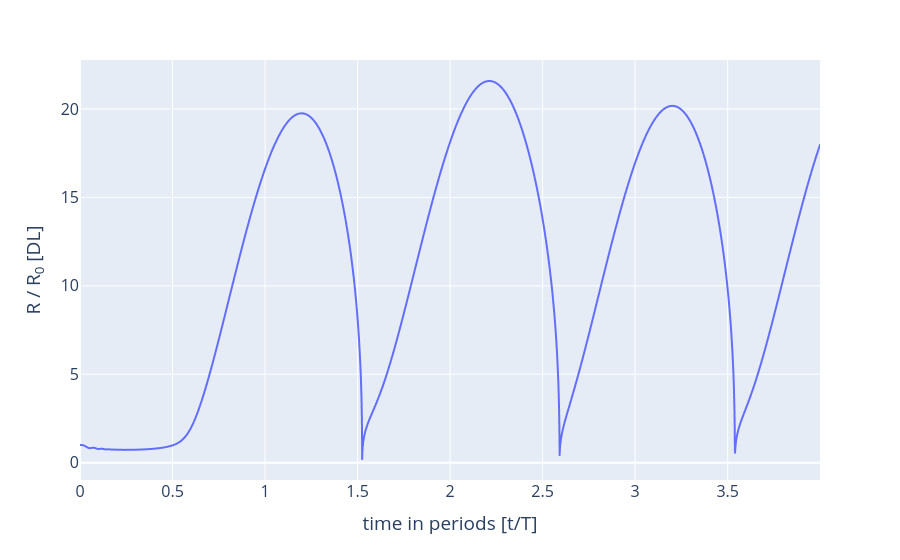

The notebook cell this image was saved under:
### Markdown cell above
Visualise the results:

### Code cell
fig = px.line(x=BD_obj.time / period, y=BD_obj.R)
fig.update_layout(
    xaxis=dict(title="time in periods [t/T]"),
    yaxis=dict(title="R / R<sub>0</sub> [DL]"), font_size=16, #r"$\text{Relative radius } [R/R_0]$"), font_size = 16,
)
fig.show()

### Figure 1 — Plotly figure (JSON) as saved in the notebook; plotly's stock layout.template omitted (floating-point values rounded to 4 significant figures; data arrays with more than 128 entries replaced by an {"elided": "..."} marker saying what was removed)
{"data": [{"hovertemplate": "x=%{x}<br>y=%{y}<extra></extra>", "legendgroup": "", "line": {"color": "#636efa", "dash": "solid"}, "marker": {"symbol": "circle"}, "mode": "lines", "name": "", "showlegend": false, "type": "scattergl", "x": {"elided": "4000 float values"}, "xaxis": "x", "y": {"elided": "4000 float values"}, "yaxis": "y"}], "layout": {"autosize": true, "font": {"size": 16}, "legend": {"tracegroupgap": 0}, "margin": {"t": 60}, "xaxis": {"anchor": "y", "autorange": true, "domain": [0, 1], "range": [0, 3.999], "title": {"text": "time in periods [t/T]"}, "type": "linear"}, "yaxis": {"anchor": "x", "autorange": true, "domain": [0, 1], "range": [-0.9816, 22.77], "title": {"text": "R / R<sub>0</sub> [DL]"}, "type": "linear"}}}
